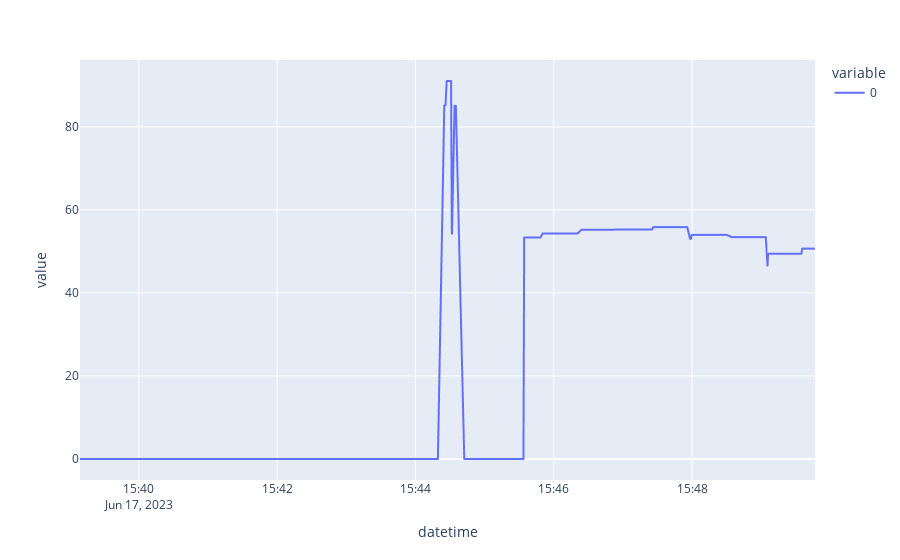

The notebook cell saved with this chart:
### Code cell
#px.line(profits[["profit_predicted", "profit_real"]], markers=True)
px.line(profits["profit_predicted"]-profits["profit_real"])

### Figure 1 — Plotly figure (JSON) as saved in the notebook; plotly's stock layout.template omitted (floating-point values rounded to 4 significant figures; data arrays with more than 128 entries replaced by an {"elided": "..."} marker saying what was removed)
{"data": [{"hovertemplate": "variable=0<br>datetime=%{x}<br>value=%{y}<extra></extra>", "legendgroup": "0", "line": {"color": "#636efa", "dash": "solid"}, "marker": {"symbol": "circle"}, "mode": "lines", "name": "0", "showlegend": true, "type": "scattergl", "x": {"elided": "2462 str values"}, "xaxis": "x", "y": {"elided": "2462 float values"}, "yaxis": "y"}], "layout": {"legend": {"title": {"text": "variable"}, "tracegroupgap": 0}, "margin": {"t": 60}, "xaxis": {"anchor": "y", "domain": [0, 1], "title": {"text": "datetime"}}, "yaxis": {"anchor": "x", "domain": [0, 1], "title": {"text": "value"}}}}
